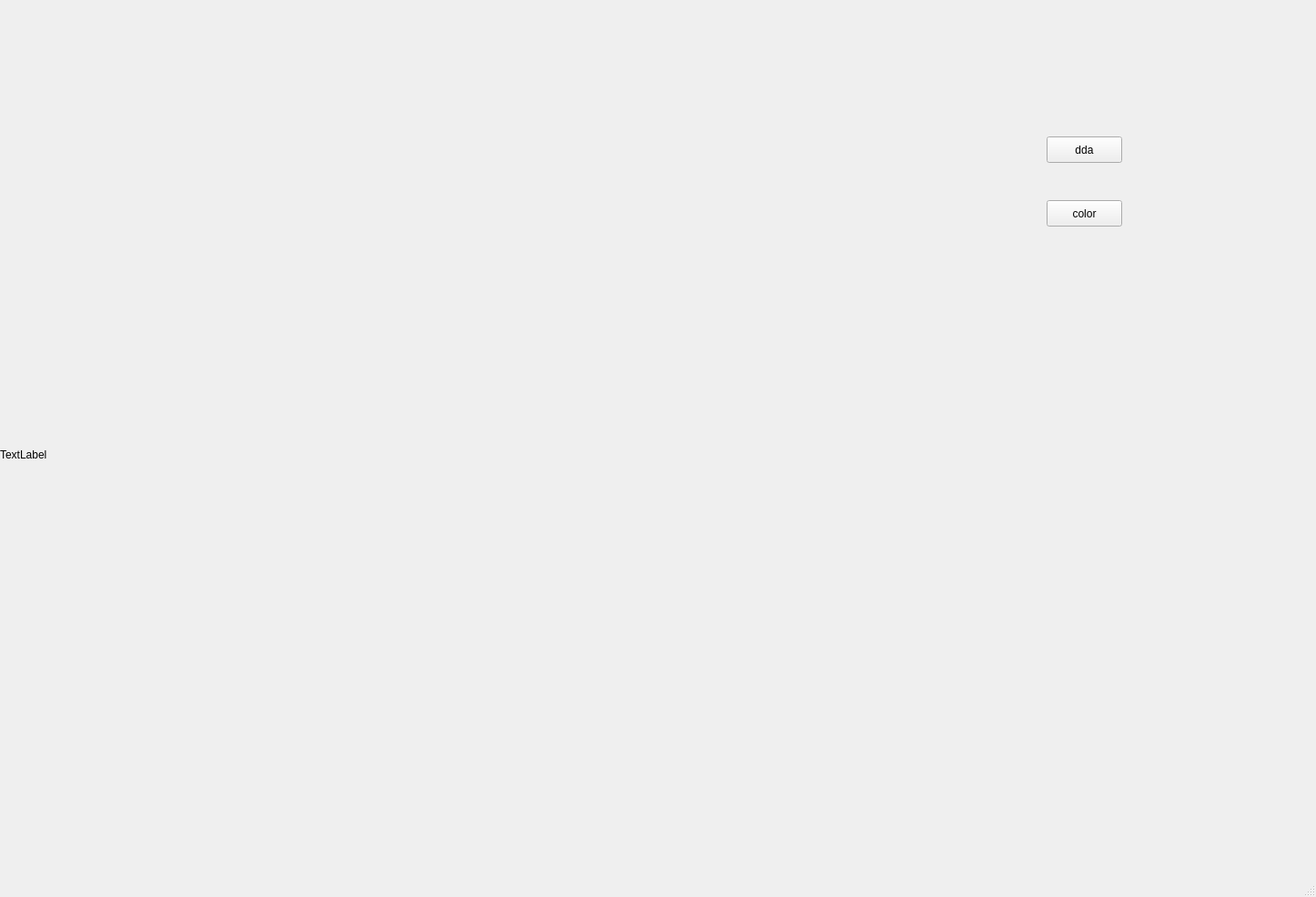
<?xml version="1.0" encoding="UTF-8"?>
<ui version="4.0">
 <class>MainWindow</class>
 <widget class="QMainWindow" name="MainWindow">
  <property name="geometry">
   <rect>
    <x>0</x>
    <y>0</y>
    <width>1446</width>
    <height>986</height>
   </rect>
  </property>
  <property name="windowTitle">
   <string>MainWindow</string>
  </property>
  <widget class="QWidget" name="centralwidget">
   <widget class="QLabel" name="label">
    <property name="geometry">
     <rect>
      <x>0</x>
      <y>0</y>
      <width>1000</width>
      <height>1000</height>
     </rect>
    </property>
    <property name="text">
     <string>TextLabel</string>
    </property>
   </widget>
   <widget class="QPushButton" name="pushButton">
    <property name="geometry">
     <rect>
      <x>1150</x>
      <y>150</y>
      <width>83</width>
      <height>29</height>
     </rect>
    </property>
    <property name="text">
     <string>dda</string>
    </property>
   </widget>
   <widget class="QPushButton" name="pushButton_2">
    <property name="geometry">
     <rect>
      <x>1150</x>
      <y>220</y>
      <width>83</width>
      <height>29</height>
     </rect>
    </property>
    <property name="text">
     <string>color</string>
    </property>
   </widget>
  </widget>
  <widget class="QMenuBar" name="menubar">
   <property name="geometry">
    <rect>
     <x>0</x>
     <y>0</y>
     <width>1446</width>
     <height>25</height>
    </rect>
   </property>
  </widget>
  <widget class="QStatusBar" name="statusbar"/>
 </widget>
 <resources/>
 <connections/>
</ui>
